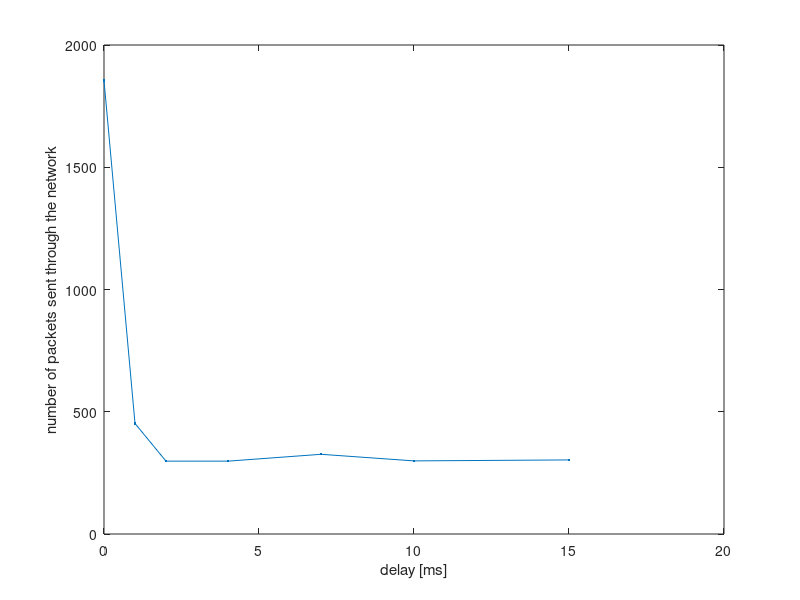
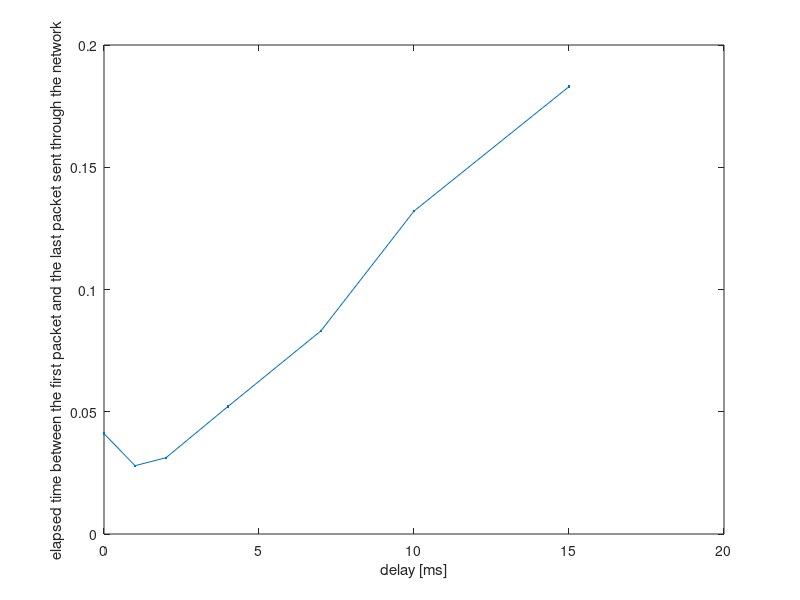

MATLAB code to generate these figures, in order:
close all;
X = [0 1 2 4 7 10 15];
Y1 = [2510-50+1 639-188+1 392-117+1  394-129+1 476-91+1 382-117+1 432-165+1];       T1 = [14.483719-14.434033  38.650344-38.628257 33.438177-33.409946 56.656344-56.606092 0.400987-0.315002 56.293589-56.171395 45.693912-45.525962];
Y2 = [1429-182+1 556-105+1 358-39+1  402-73+1 372-107+1 412-81+1 428-91+1];       T2 = [48.645187-48.612743  27.329870-27.296089 51.210463-51.176291  12.716783-12.662704 44.377152-44.296921 6.073897-5.931944 47.283153-47.085184];
Y = (Y1+Y2)/2;                                          T = (T1+T2)/2;
figure; plot(X,Y,'.-');
xlabel('delay [ms]');
ylabel('number of packets sent through the network');
saveas(gcf,'npackets','epsc2');
figure; plot(X,T,'.-');
xlabel('delay [ms]');
ylabel('elapsed time between the first packet and the last packet sent through the network');
saveas(gcf,'time','epsc2');